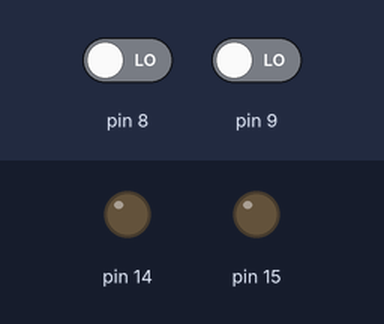
Bench run of a sketch on a simulated Arduino Uno, built with avr-gcc and run on an emulated ATmega328P. On the bench: output pins drawn as LEDs (lit = HIGH). The test bench sets the inputs (shaded band); at power-on: pin 8 LOW, pin 9 LOW.

Above: at 1.2 s.
1.3 s: pin 8 driven HIGH
At 2.3 s:
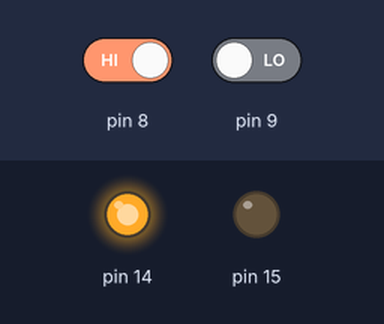
2.8 s: pin 9 driven HIGH
At 3.4 s:
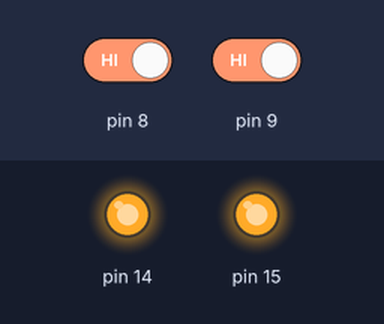
4.3 s: pin 8 driven LOW
At 4.6 s:
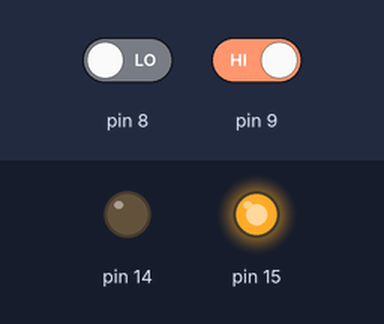
5.8 s: pin 9 driven LOW
At 6.9 s:
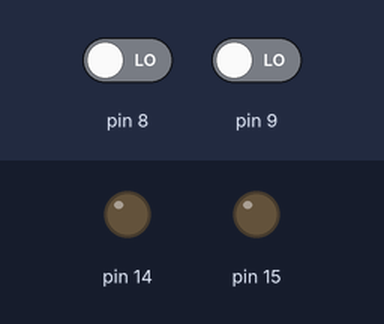
Timing chart, 0 to 8.3 s (numbered marks = the images above; inputs shaded):
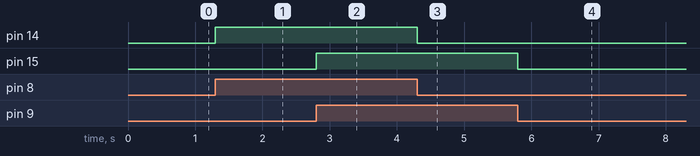

Measured:
- after the input at 1.3 s, pin 14: LOW → HIGH at once
- after the input at 2.8 s, pin 15: LOW → HIGH at once
- after the input at 4.3 s, pin 14: HIGH → LOW at once
- after the input at 5.8 s, pin 15: HIGH → LOW at once

The sketch:

req2.ino
```cpp
#include <avr/io.h>
#include <util/delay.h>
void setup() {
  // put your setup code here, to run once:
DDRB &= (~(1<<PB0));
DDRB &= (~(1<<PB1));
DDRC |= (1<<PC0);
DDRC |= (1<<PC1);
PORTC &= (~(1<<PC0));
PORTC &= (~(1<<PC1));
}

void loop() {
  // put your main code here, to run repeatedly:
if(PINB & (1<<PB0))
{
  PORTC |= (1<<PC0);
 // _delay_ms(30);
}
else
{
  PORTC &= (~(1<<PC0));
 // _delay_ms(30);
}
if(PINB & (1<<PB1))
{
  PORTC |= (1<<PC1);
  //_delay_ms(30);
}
else
{
  PORTC &= (~(1<<PC1));
 // _delay_ms(30);
}
}
```
